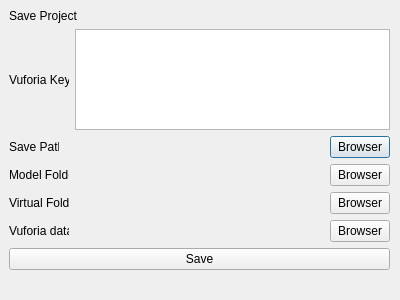
<?xml version="1.0" encoding="UTF-8"?>
<ui version="4.0">
 <class>SaveProject</class>
 <widget class="QDialog" name="SaveProject">
  <property name="geometry">
   <rect>
    <x>0</x>
    <y>0</y>
    <width>400</width>
    <height>300</height>
   </rect>
  </property>
  <property name="windowTitle">
   <string>Dialog</string>
  </property>
  <widget class="QWidget" name="verticalLayoutWidget">
   <property name="geometry">
    <rect>
     <x>9</x>
     <y>9</y>
     <width>381</width>
     <height>281</height>
    </rect>
   </property>
   <layout class="QVBoxLayout" name="verticalLayout">
    <item>
     <widget class="QLabel" name="label_4">
      <property name="maximumSize">
       <size>
        <width>16777215</width>
        <height>30</height>
       </size>
      </property>
      <property name="text">
       <string>Save Project</string>
      </property>
     </widget>
    </item>
    <item>
     <layout class="QHBoxLayout" name="horizontalLayout_6">
      <item>
       <widget class="QLabel" name="as">
        <property name="maximumSize">
         <size>
          <width>60</width>
          <height>16777215</height>
         </size>
        </property>
        <property name="text">
         <string>Vuforia Key</string>
        </property>
       </widget>
      </item>
      <item>
       <widget class="QTextEdit" name="vuf_key"/>
      </item>
     </layout>
    </item>
    <item>
     <layout class="QHBoxLayout" name="horizontalLayout">
      <item>
       <widget class="QLabel" name="label">
        <property name="maximumSize">
         <size>
          <width>50</width>
          <height>16777215</height>
         </size>
        </property>
        <property name="text">
         <string>Save Path</string>
        </property>
       </widget>
      </item>
      <item>
       <widget class="QLabel" name="save_path">
        <property name="text">
         <string/>
        </property>
       </widget>
      </item>
      <item>
       <widget class="QPushButton" name="browser1">
        <property name="maximumSize">
         <size>
          <width>60</width>
          <height>16777215</height>
         </size>
        </property>
        <property name="text">
         <string>Browser</string>
        </property>
       </widget>
      </item>
     </layout>
    </item>
    <item>
     <layout class="QHBoxLayout" name="horizontalLayout_2">
      <item>
       <widget class="QLabel" name="label_2">
        <property name="maximumSize">
         <size>
          <width>60</width>
          <height>16777215</height>
         </size>
        </property>
        <property name="text">
         <string>Model Folder</string>
        </property>
       </widget>
      </item>
      <item>
       <widget class="QLabel" name="model_path">
        <property name="text">
         <string/>
        </property>
       </widget>
      </item>
      <item>
       <widget class="QPushButton" name="browser2">
        <property name="maximumSize">
         <size>
          <width>60</width>
          <height>16777215</height>
         </size>
        </property>
        <property name="text">
         <string>Browser</string>
        </property>
       </widget>
      </item>
     </layout>
    </item>
    <item>
     <layout class="QHBoxLayout" name="horizontalLayout_5">
      <item>
       <widget class="QLabel" name="label_5">
        <property name="maximumSize">
         <size>
          <width>60</width>
          <height>16777215</height>
         </size>
        </property>
        <property name="text">
         <string>Virtual Folder</string>
        </property>
       </widget>
      </item>
      <item>
       <widget class="QLabel" name="virtual_folder">
        <property name="text">
         <string/>
        </property>
       </widget>
      </item>
      <item>
       <widget class="QPushButton" name="browser4">
        <property name="maximumSize">
         <size>
          <width>60</width>
          <height>16777215</height>
         </size>
        </property>
        <property name="text">
         <string>Browser</string>
        </property>
       </widget>
      </item>
     </layout>
    </item>
    <item>
     <layout class="QHBoxLayout" name="horizontalLayout_3">
      <item>
       <widget class="QLabel" name="label_3">
        <property name="maximumSize">
         <size>
          <width>60</width>
          <height>16777215</height>
         </size>
        </property>
        <property name="text">
         <string>Vuforia data</string>
        </property>
       </widget>
      </item>
      <item>
       <widget class="QLabel" name="vuf_data">
        <property name="text">
         <string/>
        </property>
       </widget>
      </item>
      <item>
       <widget class="QPushButton" name="browser3">
        <property name="maximumSize">
         <size>
          <width>60</width>
          <height>16777215</height>
         </size>
        </property>
        <property name="text">
         <string>Browser</string>
        </property>
       </widget>
      </item>
     </layout>
    </item>
    <item>
     <layout class="QHBoxLayout" name="horizontalLayout_4">
      <item>
       <widget class="QPushButton" name="ui_save">
        <property name="text">
         <string>Save</string>
        </property>
       </widget>
      </item>
     </layout>
    </item>
    <item>
     <widget class="QLabel" name="save_result">
      <property name="text">
       <string/>
      </property>
     </widget>
    </item>
   </layout>
  </widget>
 </widget>
 <resources/>
 <connections/>
</ui>
